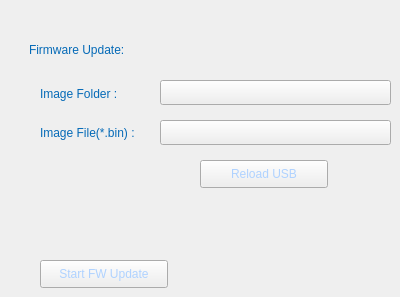
   <widget class="QWidget" name="fwupdate">
    <widget class="QComboBox" name="ImageFileBox">
     <property name="geometry">
      <rect>
       <x>160</x>
       <y>120</y>
       <width>231</width>
       <height>25</height>
      </rect>
     </property>
     <property name="styleSheet">
      <string notr="true">QComboBox{
	color: rgb(255, 255, 255);
	selection-background-color: rgb(179, 45, 60);
	border-image: url(:/images/images/combox_bg.png);
	border-right-color: rgb(0, 85, 0);
	border-bottom-color: rgb(0, 0, 255);
	border-left-color: rgb(255, 0, 255);
	border-top-color: rgb(0, 255, 0);
}
QComboBox::down-arrow{
	border-image: url(:/images/images/combox_downarrow.png);
}
QComboBox::drop-down{
    border-left-style: solid; /* just a single line */
   	width: 20px;
	height:30px; 

}</string>
     </property>
    </widget>
    <widget class="QLabel" name="fwupdate_label">
     <property name="geometry">
      <rect>
       <x>29</x>
       <y>42</y>
       <width>271</width>
       <height>16</height>
      </rect>
     </property>
     <property name="styleSheet">
      <string notr="true">	color: rgb(5, 106, 183);</string>
     </property>
     <property name="text">
      <string>Firmware Update:</string>
     </property>
    </widget>
    <widget class="QPushButton" name="updatepushButton">
     <property name="geometry">
      <rect>
       <x>40</x>
       <y>260</y>
       <width>128</width>
       <height>28</height>
      </rect>
     </property>
     <property name="contextMenuPolicy">
      <enum>Qt::NoContextMenu</enum>
     </property>
     <property name="styleSheet">
      <string notr="true">QPushButton{
	border-image: url(:/images/images/system_normal.png);
	color: rgb(175, 210, 255);
}
QPushButton:focus{
	border-image: url(:/images/images/system_pressed.png);
	color: rgb(175, 210, 255);
}
QPushButton:pressed{
	border-image: url(:/images/images/system_click.png);
	color: rgb(175, 210, 255);
}

</string>
     </property>
     <property name="text">
      <string>Start FW Update</string>
     </property>
    </widget>
    <widget class="QComboBox" name="ImageFolderBox">
     <property name="geometry">
      <rect>
       <x>160</x>
       <y>80</y>
       <width>231</width>
       <height>25</height>
      </rect>
     </property>
     <property name="styleSheet">
      <string notr="true">QComboBox{
	color: rgb(255, 255, 255);
	selection-background-color: rgb(179, 45, 60);
	border-image: url(:/images/images/combox_bg.png);
	border-right-color: rgb(0, 85, 0);
	border-bottom-color: rgb(0, 0, 255);
	border-left-color: rgb(255, 0, 255);
	border-top-color: rgb(0, 255, 0);
}
QComboBox::down-arrow{
	border-image: url(:/images/images/combox_downarrow.png);
}
QComboBox::drop-down{
    border-left-style: solid; /* just a single line */
   	width: 20px;
	height:30px; 

}</string>
     </property>
    </widget>
    <widget class="QLabel" name="ImageFileLabel">
     <property name="geometry">
      <rect>
       <x>40</x>
       <y>120</y>
       <width>121</width>
       <height>25</height>
      </rect>
     </property>
     <property name="styleSheet">
      <string notr="true">	color: rgb(5, 106, 183);</string>
     </property>
     <property name="text">
      <string>Image File(*.bin) :</string>
     </property>
    </widget>
    <widget class="QLabel" name="ImageFolder_Label">
     <property name="geometry">
      <rect>
       <x>40</x>
       <y>76</y>
       <width>101</width>
       <height>35</height>
      </rect>
     </property>
     <property name="styleSheet">
      <string notr="true">	color: rgb(5, 106, 183);</string>
     </property>
     <property name="text">
      <string>Image Folder :</string>
     </property>
    </widget>
    <widget class="QPushButton" name="refresh_USB_Btn">
     <property name="geometry">
      <rect>
       <x>200</x>
       <y>160</y>
       <width>128</width>
       <height>28</height>
      </rect>
     </property>
     <property name="contextMenuPolicy">
      <enum>Qt::NoContextMenu</enum>
     </property>
     <property name="styleSheet">
      <string notr="true">QPushButton{
	border-image: url(:/images/images/button_normal.png);
	color: rgb(175, 210, 255);
}
QPushButton:focus{
	border-image: url(:/images/images/button_pressed.png);
	color: rgb(175, 210, 255);
}
QPushButton:pressed{
	border-image: url(:/images/images/button_click.png);
	color: rgb(175, 210, 255);
}

</string>
     </property>
     <property name="text">
      <string>Reload USB</string>
     </property>
    </widget>
   </widget>
